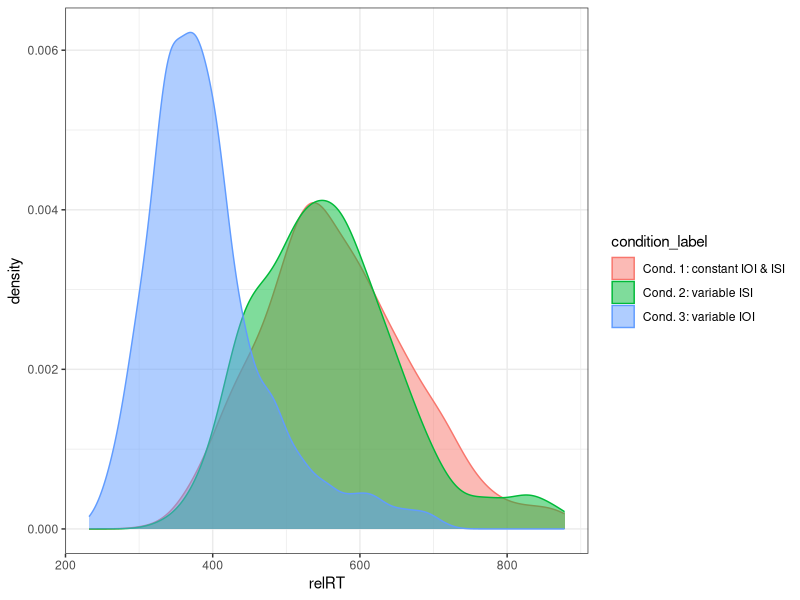
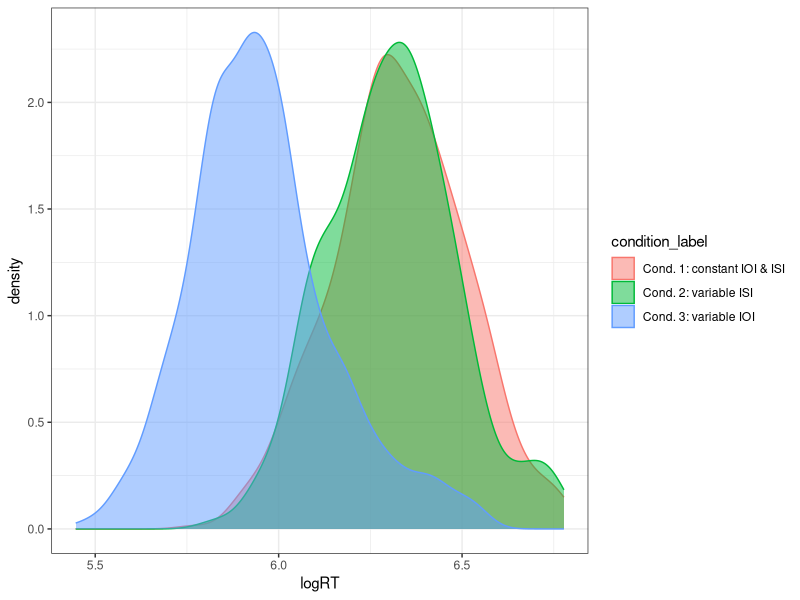
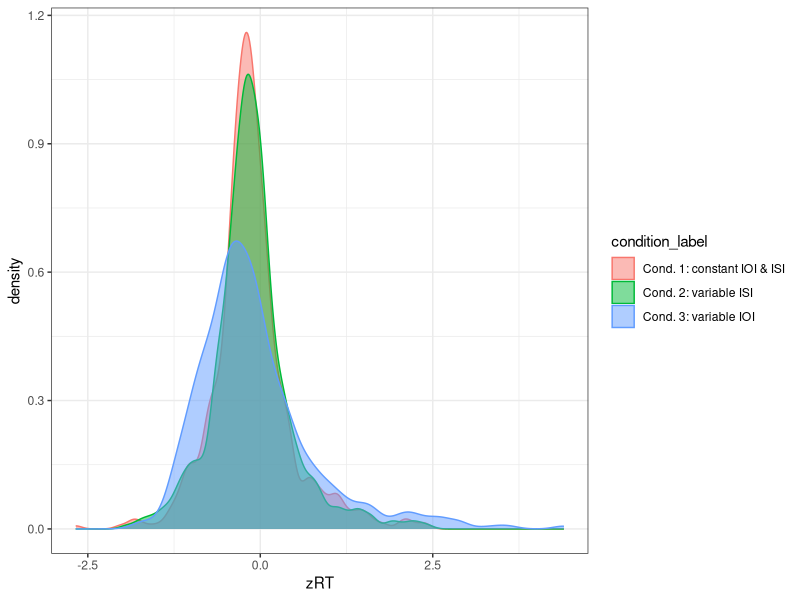
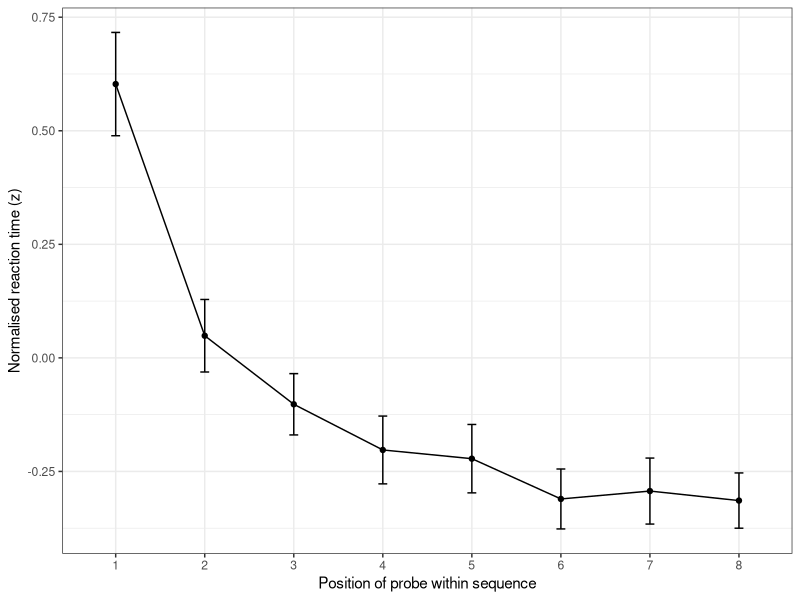
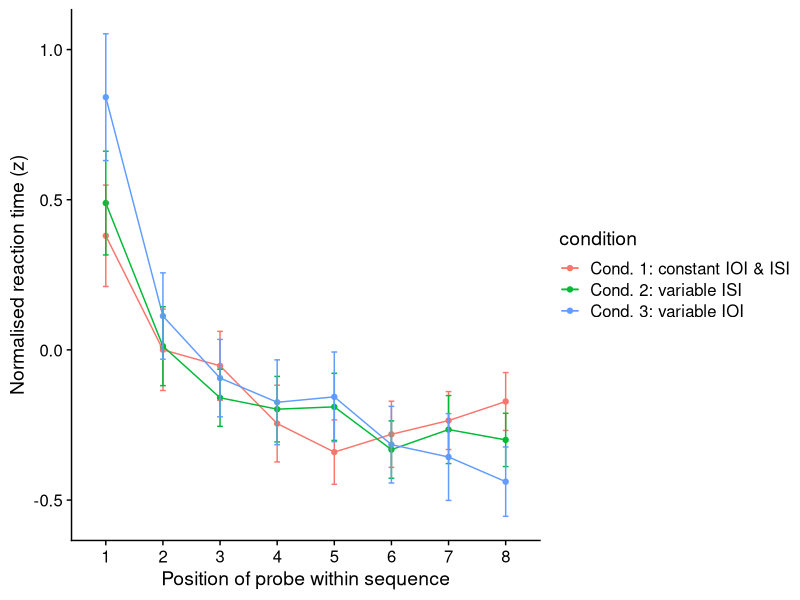
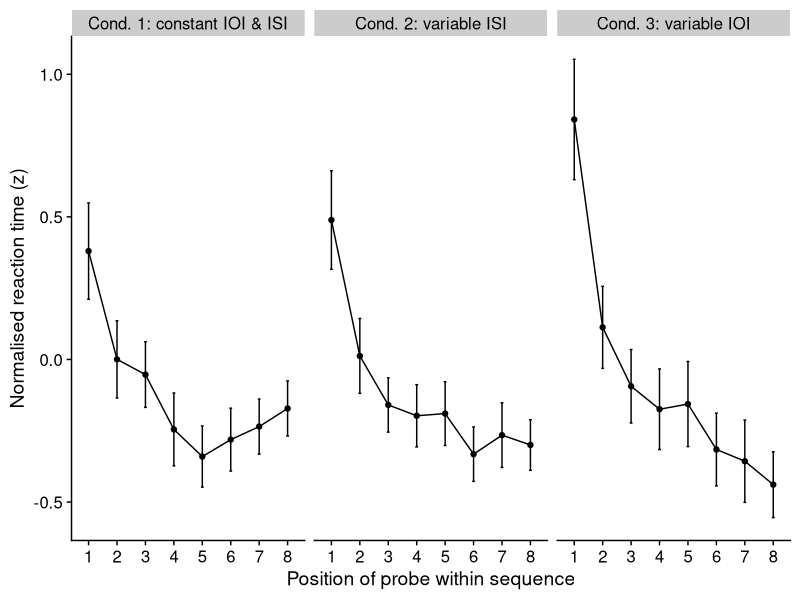
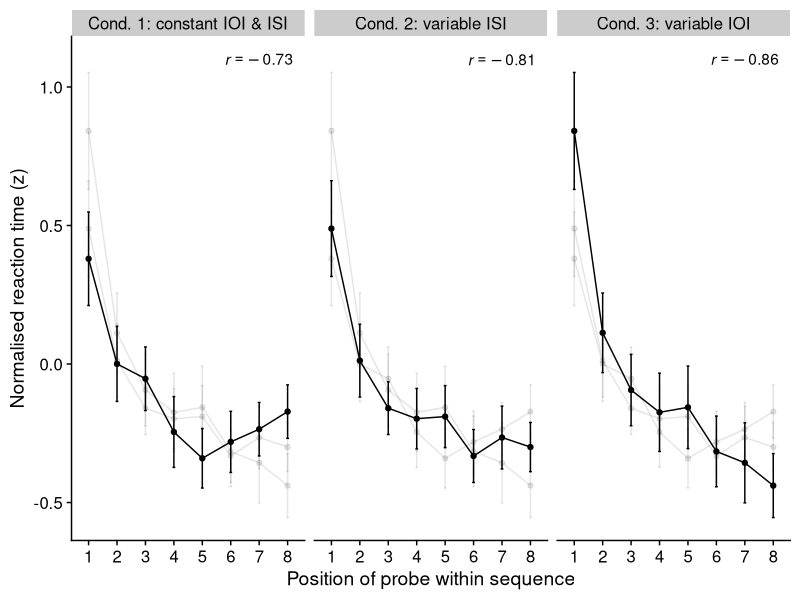

Here is the R script that generated these plots, in order: (Note: this script raises an error after producing the figures.)

#--------------------------------------------------------
# Packages, global variables
#--------------------------------------------------------

# remove previous objects from workspace
rm(list=ls())

library(tidyverse)
library(cowplot)
library(lmerTest)
library(broom.mixed)
library(gtools)
library(xtable)
library(kableExtra)

# set default ggplot theme
theme_set(theme_bw())

#------------------------------------------------------------
# Helper functions
#------------------------------------------------------------

# conf_summary()
# partially based on: http://www.cookbook-r.com/Manipulating_data/Summarizing_data/
# group data, and calculate: mean, standard error, 95% confidence interval
conf_summary <- function(data, measurevar, ...) {
  d %>% 
    group_by(...) %>%
    summarise(mean = mean({{measurevar}}, na.rm = T),
              sd = sd({{measurevar}}, na.rm = T),
              N = n(),
              se = sd / sqrt(N),
              ci = se * qt(0.95/2 + .5, N-1)) %>% 
    ungroup()
}

# save plots with cairo
ggsave_alt <- function(plot_lst = list(last_plot()), custom_name = "lastplot",
                       height = fh, width = fw, figscale = 1,
                       figdir = '../plots/',
                       device = cairo_pdf, device_suffix = 'pdf', ...) {
  if (is.null(names(plot_lst))) names(plot_lst) <- custom_name
  plot_names <- paste0(figdir, names(plot_lst), '.', device_suffix)
  pmap(list(plot_names, plot_lst), ggsave,
       device = device, scale = figscale,
       height = height, width = width, ...)
}

# print fixed effects of mixed model
print_model <- function(mx) {
  mx %>% 
    tidy(effects = 'fixed') %>% 
    mutate(signif = stars.pval(p.value),
           t.value = statistic,
           p.value = format.pval(p.value, digits = 2),
           term = str_replace_all(term, 'probe.dist', 'probe.distance')) %>% 
    mutate_if(is.numeric, ~ round(., digits = 2)) %>% 
    select(term, estimate, std.error, t.value, p.value, signif) %>% 
    kable(format = 'latex', booktabs = T, linesep = "")
}

#--------------------------------------------------------
# Load data
#--------------------------------------------------------

# semantic labels for conditions
condlabels <- tibble(condition = c(1, 2, 3),
                     condition_label = c('Cond. 1: constant IOI & ISI',
                                         'Cond. 2: variable ISI',
                                         'Cond. 3: variable IOI'))

# read response data
d <- read_csv('../data/seh2_response_data.csv') %>% 
  left_join(condlabels) %>% 
  mutate(condition = as_factor(condition))

#--------------------------------------------------------
# Distributions
#--------------------------------------------------------

# Conditions were conducted on different machines:
# Conditions 1 and 2: Dell XPS M1330, Ubuntu 12.04.
# Condition 3: Lenovo T440s, Ubuntu 15.10.
# RTs are consistently shorter for condition 3.

ggplot(d) + aes(x = relRT, fill = condition_label, colour = condition_label) +
  geom_density(alpha = .5)

ggplot(d) + aes(x = logRT, fill = condition_label, colour = condition_label) +
  geom_density(alpha = .5)

ggplot(d) + aes(x = zRT, fill = condition_label, colour = condition_label) +
  geom_density(alpha = .5)

conf_summary(d, relRT, condition_label)
conf_summary(d, logRT, condition_label)
conf_summary(d, zRT, condition_label)

#--------------------------------------------------------
# RTs by probe
#--------------------------------------------------------

## Summary by probe
dsum2 <- conf_summary(d, zRT, probe)
ggplot(dsum2) + aes(x = factor(probe), y = mean, group = 1) +
  geom_point() + geom_line() +
  geom_errorbar(aes(ymin=mean-ci, ymax=mean+ci), width=.1) +
  labs(x = "Position of probe within sequence",
       y = "Normalised reaction time (z)")
# ggsave("dsum_all.pdf", scale = 2)

## Summary by probe and condition
dsum <- conf_summary(d, zRT, probe, condition_label) %>% 
  rename(condition = condition_label)
ggplot(dsum) + aes(x = factor(probe), y = mean,
                   group = condition, color = condition) +
  geom_point() + geom_line() +
  geom_errorbar(aes(ymin=mean-ci, ymax=mean+ci), width=.1) +
  labs(x = "Position of probe within sequence",
       y = "Normalised reaction time (z)") +
  theme_cowplot()
# ggsave("dsum_conditions.pdf", scale = 2)

#--------------------------------------------------------
# z-transformed RTs by probe (with overlay)
#--------------------------------------------------------

ggplot(dsum) + aes(x = factor(probe), y = mean, group = condition) +
  geom_point() + geom_line() +
  geom_errorbar(aes(ymin=mean-ci, ymax=mean+ci), width=.1) +
  facet_wrap(~ condition) +
  labs(x = "Position of probe within sequence",
       y = "Normalised reaction time (z)") +
  theme(legend.position="none") +
  theme_cowplot()
# ggsave(paste0(figdir, "dsum_conditions2.pdf"), width = 10, height = 6)

# summary statistics (for plot overlay)
dsum.stat <- dsum %>% 
  group_by(condition) %>% 
  summarise(r = cor(probe, mean) %>% round(2)) %>% 
  mutate(highlight = condition)

# with hihglight
dsum %>% 
  crossing(highlight = unique(.$condition)) %>%
  ggplot() +
  aes(x = factor(probe), y = mean, group = condition,
      alpha = highlight == condition) +
  geom_point() + geom_line() +
  geom_errorbar(aes(ymin=mean-ci, ymax=mean+ci), width=.1) +
  facet_wrap(~ condition) +
  labs(x = "Position of probe within sequence",
       y = "Normalised reaction time (z)") +
  facet_wrap(~highlight) +
  scale_alpha_discrete(range = c(.1, 1)) +
  geom_text(aes(x = 7, y = 1.1, label = paste0("italic(r) == ", r)), parse = T, 
            data = dsum.stat) +
  theme_cowplot() +
  theme(legend.position="none")

ggsave_alt(custom_name = "dsum_conditions3", width = 7.5, height = 5)
ggsave_alt(custom_name = "dsum_conditions3", width = 7.5, height = 5,
           device = 'jpeg', device_suffix = 'jpg')

#--------------------------------------------------------
# log-transformed RTs by probe (with overlay)
#--------------------------------------------------------

## Summary by probe and condition
log_sum <- conf_summary(d, logRT, probe, condition_label) %>% 
  rename(condition = condition_label)

ggplot(log_sum) + aes(x = factor(probe), y = mean, group = condition) +
  geom_point() + geom_line() +
  geom_errorbar(aes(ymin=mean-ci, ymax=mean+ci), width=.1) +
  facet_wrap(~ condition) +
  labs(x = "Position of probe within sequence",
       y = "log-transformed reaction time") +
  theme(legend.position="none") +
  theme_cowplot()
# ggsave(paste0(figdir, "dsum_conditions2.pdf"), width = 10, height = 6)

# summary statistics (for plot overlay)
log_sum_stat <- log_sum %>% 
  group_by(condition) %>% 
  summarise(r = cor(probe, mean) %>% round(2)) %>% 
  mutate(highlight = condition)

# with hihglight
log_sum %>% 
  crossing(highlight = unique(.$condition)) %>%
  ggplot() +
  aes(x = factor(probe), y = mean, group = condition,
      alpha = highlight == condition) +
  geom_point() + geom_line() +
  geom_errorbar(aes(ymin=mean-ci, ymax=mean+ci), width=.1) +
  facet_wrap(~ condition) +
  labs(x = "Position of probe within sequence",
       y = "log-transformed reaction time") +
  facet_wrap(~highlight) +
  scale_alpha_discrete(range = c(.1, 1)) +
  geom_text(aes(x = 7, y = 6.5, label = paste0("italic(r) == ", r)), parse = T,
            data = log_sum_stat) +
  theme_cowplot() +
  theme(legend.position="none")

ggsave_alt(custom_name = "d_log_conditions3", width = 7.5, height = 5)
ggsave_alt(custom_name = "d_log_conditions3", width = 7.5, height = 5,
           device = 'jpeg', device_suffix = 'jpg')

#--------------------------------------------------------
# regression models (zRT)
#--------------------------------------------------------

# saturated model
mm_sat <- lmer(zRT ~ probe.dist + probe + condition +
              (probe*condition) + (probe.dist*condition) +
              (1|subjectID), d, REML = F)

# model selection
step(mm_sat)

# final model
mm_final <- lmer(zRT ~ probe.dist + probe + condition + probe:condition +
                   (1|subjectID), d, REML = F)
summary(mm_final)
print_model(mm_final)

#--------------------------------------------------------
# regression models (logRT)
#--------------------------------------------------------

# saturated model
mm_sat_log <- lmer(logRT ~ probe.dist + probe + condition +
                 (probe*condition) + (probe.dist*condition) +
                 (1|subjectID), d, REML = F)

# model selection
step(mm_sat_log)

# final model
mm_final_log <- lmer(logRT ~ probe.dist + probe + condition + probe:condition +
                   (1|subjectID), d, REML = F)
summary(mm_final_log)
print_model(mm_final_log)
